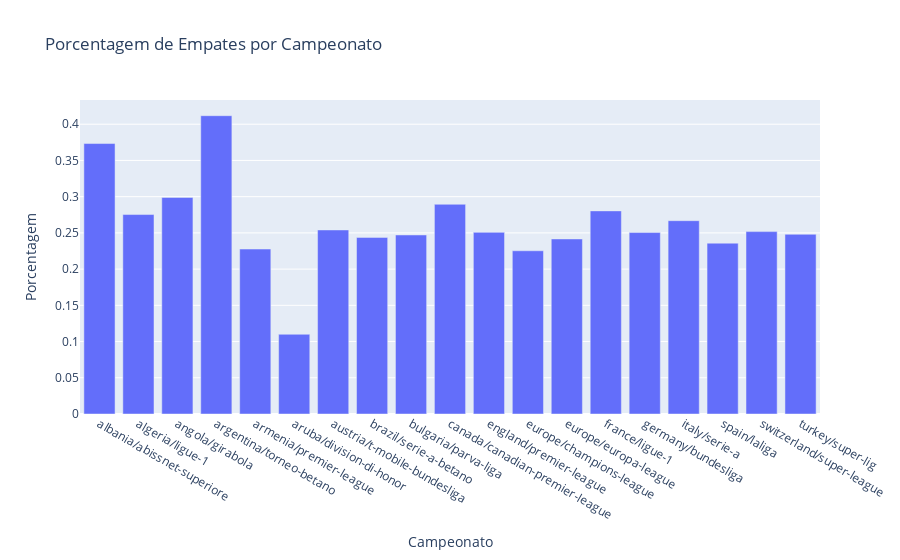

The cell this chart's notebook holds for it:
### Code cell
import plotly.express as px
empates_por_campeonato = tabela[tabela["Gangnant"] == 0].groupby("Championat").size() / tabela.groupby("Championat").size()
empates_por_campeonato = empates_por_campeonato.reset_index(name="Porcentagem de Empates")  # Reset para formatação
grafico_empates = px.bar(
    empates_por_campeonato, 
    x="Championat", 
    y="Porcentagem de Empates",
    title="Porcentagem de Empates por Campeonato",
    labels={"Porcentagem de Empates": "Porcentagem", "Championat": "Campeonato"},
)

grafico_empates.show()

### Figure 1 — Plotly figure (JSON) as saved in the notebook; plotly's stock layout.template omitted (floating-point values rounded to 4 significant figures)
{"data": [{"alignmentgroup": "True", "hovertemplate": "Campeonato=%{x}<br>Porcentagem=%{y}<extra></extra>", "legendgroup": "", "marker": {"color": "#636efa", "pattern": {"shape": ""}}, "name": "", "offsetgroup": "", "orientation": "v", "showlegend": false, "textposition": "auto", "type": "bar", "x": ["albania/abissnet-superiore", "algeria/ligue-1", "angola/girabola", "argentina/torneo-betano", "armenia/premier-league", "aruba/division-di-honor", "austria/t-mobile-bundesliga", "brazil/serie-a-betano", "bulgaria/parva-liga", "canada/canadian-premier-league", "england/premier-league", "europe/champions-league", "europe/europa-league", "france/ligue-1", "germany/bundesliga", "italy/serie-a", "spain/laliga", "switzerland/super-league", "turkey/super-lig"], "xaxis": "x", "y": [0.3733, 0.2753, 0.299, 0.4118, 0.2277, 0.11, 0.2541, 0.2438, 0.2471, 0.2895, 0.2507, 0.2253, 0.2417, 0.2804, 0.2505, 0.2669, 0.2358, 0.2518, 0.2481], "yaxis": "y"}], "layout": {"barmode": "relative", "legend": {"tracegroupgap": 0}, "title": {"text": "Porcentagem de Empates por Campeonato"}, "xaxis": {"anchor": "y", "domain": [0, 1], "title": {"text": "Campeonato"}}, "yaxis": {"anchor": "x", "domain": [0, 1], "title": {"text": "Porcentagem"}}}}
